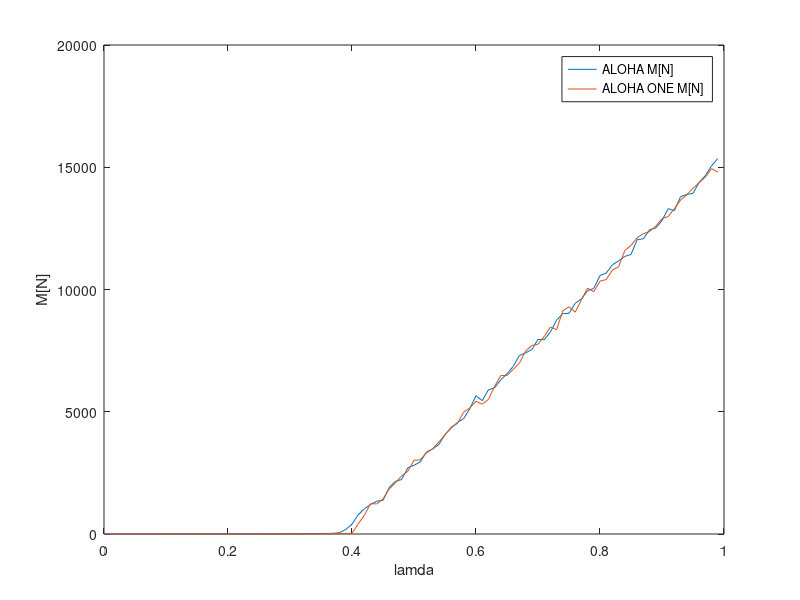
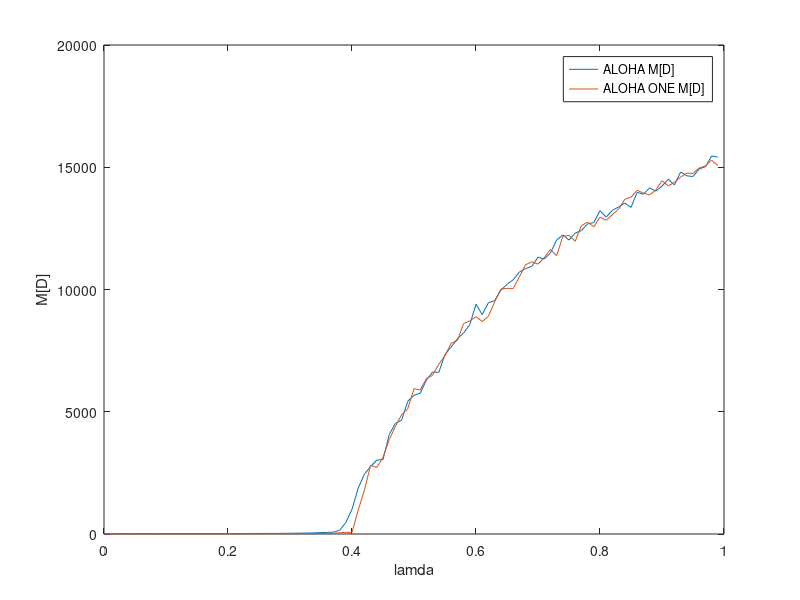
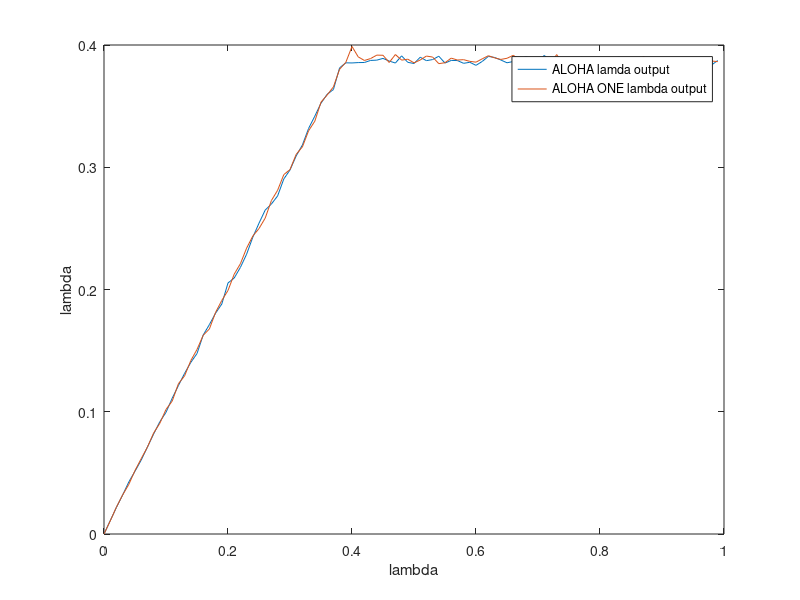

These figures' MATLAB source, in order:
close all
clear, clc

figure(1);
F1 = load('ALOHA_M_N_BACK.dat');
M_N_1 = F1(:, 1);
lyamda = F1(:, 2);
F2 = load('ALOHA_M_N_1_BACK.dat');
M_N_2 = F2(:, 1);
plot(lyamda, M_N_1);
hold on;
plot(lyamda, M_N_2);
hold on;
legend('ALOHA M[N]','ALOHA ONE M[N]')
xlabel('lamda')
ylabel('M[N]')

figure(2);
F1 = load('ALOHA_M_D_BACK.dat');
M_D_1 = F1(:, 1);
F2 = load('ALOHA_M_D_1_BACK.dat');
M_D_2 = F2(:, 1);
lyamda = F1(:, 2);
plot(lyamda, M_D_1);
hold on;
plot(lyamda, M_D_2);
hold on;
legend('ALOHA M[D]','ALOHA ONE M[D]','practical async M[D]')
xlabel('lamda')
ylabel('M[D]')

figure(3);
F1 = load('ALOHA_lambda_output.dat');
lambda_output = F1(:, 1);
F2 = load('ALOHA_lambda_output_1.dat');
lambda_output1 = F2(:, 1);
lyamda = F1(:, 2);
plot(lyamda, lambda_output);
hold on;
plot(lyamda, lambda_output1);
hold on;

legend('ALOHA lamda output', 'ALOHA ONE lambda output')
xlabel('lambda')
ylabel('lambda')